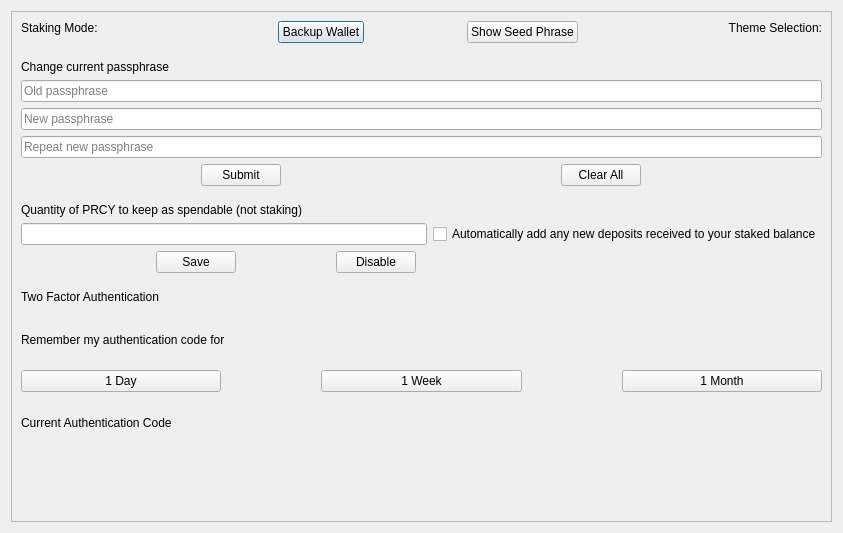
<?xml version="1.0" encoding="UTF-8"?>
<ui version="4.0">
 <class>OptionsPage</class>
 <widget class="QDialog" name="OptionsPage">
  <property name="geometry">
   <rect>
    <x>0</x>
    <y>0</y>
    <width>843</width>
    <height>533</height>
   </rect>
  </property>
  <property name="sizePolicy">
   <sizepolicy hsizetype="Preferred" vsizetype="Preferred">
    <horstretch>0</horstretch>
    <verstretch>0</verstretch>
   </sizepolicy>
  </property>
  <property name="acceptDrops">
   <bool>false</bool>
  </property>
  <property name="sizeGripEnabled">
   <bool>false</bool>
  </property>
  <layout class="QVBoxLayout" name="verticalLayout_2">
   <item>
    <widget class="QScrollArea" name="scrollArea">
     <property name="widgetResizable">
      <bool>true</bool>
     </property>
     <widget class="QWidget" name="scrollAreaWidgetContents">
      <property name="geometry">
       <rect>
        <x>0</x>
        <y>0</y>
        <width>823</width>
        <height>513</height>
       </rect>
      </property>
      <layout class="QVBoxLayout" name="verticalLayout">
       <item>
        <layout class="QHBoxLayout" name="hlLayout_9">
         <item>
          <layout class="QVBoxLayout" name="stakingLayout">
           <property name="leftMargin">
            <number>0</number>
           </property>
           <item alignment="Qt::AlignLeft">
            <widget class="QLabel" name="labelStaking">
             <property name="sizePolicy">
              <sizepolicy hsizetype="Preferred" vsizetype="Maximum">
               <horstretch>0</horstretch>
               <verstretch>0</verstretch>
              </sizepolicy>
             </property>
             <property name="text">
              <string>Staking Mode:</string>
             </property>
            </widget>
           </item>
           <item alignment="Qt::AlignLeft">
            <widget class="ToggleButton" name="toggleStaking" native="true">
             <property name="sizePolicy">
              <sizepolicy hsizetype="Preferred" vsizetype="Maximum">
               <horstretch>0</horstretch>
               <verstretch>0</verstretch>
              </sizepolicy>
             </property>
             <property name="toolTip">
              <string>Turn staking on or off</string>
             </property>
             <property name="layoutDirection">
              <enum>Qt::LeftToRight</enum>
             </property>
             <property name="OptionA">
              <string>On</string>
             </property>
             <property name="OptionB">
              <string>Off</string>
             </property>
             <property name="fixedSize" stdset="0">
              <size>
               <width>100</width>
               <height>55</height>
              </size>
             </property>
            </widget>
           </item>
          </layout>
         </item>
         <item>
          <layout class="QVBoxLayout" name="backupWalletLayout">
           <item alignment="Qt::AlignHCenter">
            <widget class="QPushButton" name="pushButtonBackup">
             <property name="sizePolicy">
              <sizepolicy hsizetype="Maximum" vsizetype="Fixed">
               <horstretch>0</horstretch>
               <verstretch>0</verstretch>
              </sizepolicy>
             </property>
             <property name="layoutDirection">
              <enum>Qt::RightToLeft</enum>
             </property>
             <property name="text">
              <string>Backup Wallet</string>
             </property>
            </widget>
           </item>
          </layout>
         </item>
         <item>
          <layout class="QVBoxLayout" name="shwoPhraseLayout">
           <item alignment="Qt::AlignHCenter">
            <widget class="QPushButton" name="pushButtonRecovery">
             <property name="enabled">
              <bool>true</bool>
             </property>
             <property name="sizePolicy">
              <sizepolicy hsizetype="Maximum" vsizetype="Fixed">
               <horstretch>0</horstretch>
               <verstretch>0</verstretch>
              </sizepolicy>
             </property>
             <property name="text">
              <string>Show Seed Phrase</string>
             </property>
            </widget>
           </item>
          </layout>
         </item>
         <item>
          <layout class="QVBoxLayout" name="themeLayout">
           <property name="leftMargin">
            <number>0</number>
           </property>
           <item alignment="Qt::AlignRight">
            <widget class="QLabel" name="labelTheme">
             <property name="sizePolicy">
              <sizepolicy hsizetype="Preferred" vsizetype="Maximum">
               <horstretch>0</horstretch>
               <verstretch>0</verstretch>
              </sizepolicy>
             </property>
             <property name="text">
              <string>Theme Selection:</string>
             </property>
             <property name="alignment">
              <set>Qt::AlignRight|Qt::AlignTrailing|Qt::AlignVCenter</set>
             </property>
            </widget>
           </item>
           <item alignment="Qt::AlignRight">
            <widget class="ToggleButton" name="toggleTheme" native="true">
             <property name="sizePolicy">
              <sizepolicy hsizetype="Preferred" vsizetype="Maximum">
               <horstretch>0</horstretch>
               <verstretch>0</verstretch>
              </sizepolicy>
             </property>
             <property name="toolTip">
              <string>Switch between Dark and Light theme</string>
             </property>
             <property name="layoutDirection">
              <enum>Qt::LeftToRight</enum>
             </property>
             <property name="OptionA">
              <string>Dark</string>
             </property>
             <property name="OptionB">
              <string>Light</string>
             </property>
             <property name="fixedSize" stdset="0">
              <size>
               <width>100</width>
               <height>55</height>
              </size>
             </property>
            </widget>
           </item>
          </layout>
         </item>
        </layout>
       </item>
       <item>
        <widget class="QLabel" name="line_1">
         <property name="minimumSize">
          <size>
           <width>0</width>
           <height>0</height>
          </size>
         </property>
         <property name="maximumSize">
          <size>
           <width>16777215</width>
           <height>5</height>
          </size>
         </property>
         <property name="text">
          <string/>
         </property>
        </widget>
       </item>
       <item>
        <layout class="QVBoxLayout" name="changePassphraseLayout">
         <item>
          <widget class="QLabel" name="labelPassword">
           <property name="sizePolicy">
            <sizepolicy hsizetype="Preferred" vsizetype="Maximum">
             <horstretch>0</horstretch>
             <verstretch>0</verstretch>
            </sizepolicy>
           </property>
           <property name="text">
            <string>Change current passphrase</string>
           </property>
          </widget>
         </item>
         <item>
          <widget class="QLineEdit" name="lineEditOldPass">
           <property name="echoMode">
            <enum>QLineEdit::Password</enum>
           </property>
           <property name="placeholderText">
            <string>Old passphrase</string>
           </property>
          </widget>
         </item>
         <item>
          <widget class="QLineEdit" name="lineEditNewPass">
           <property name="echoMode">
            <enum>QLineEdit::Password</enum>
           </property>
           <property name="placeholderText">
            <string>New passphrase</string>
           </property>
          </widget>
         </item>
         <item>
          <widget class="QLineEdit" name="lineEditNewPassRepeat">
           <property name="echoMode">
            <enum>QLineEdit::Password</enum>
           </property>
           <property name="placeholderText">
            <string>Repeat new passphrase</string>
           </property>
          </widget>
         </item>
         <item>
          <layout class="QHBoxLayout" name="horizontalLayout_5">
           <property name="spacing">
            <number>100</number>
           </property>
           <property name="leftMargin">
            <number>0</number>
           </property>
           <item>
            <widget class="QPushButton" name="pushButtonPassword">
             <property name="sizePolicy">
              <sizepolicy hsizetype="Maximum" vsizetype="Maximum">
               <horstretch>0</horstretch>
               <verstretch>0</verstretch>
              </sizepolicy>
             </property>
             <property name="text">
              <string>Submit</string>
             </property>
            </widget>
           </item>
           <item>
            <widget class="QPushButton" name="pushButtonPasswordClear">
             <property name="sizePolicy">
              <sizepolicy hsizetype="Maximum" vsizetype="Maximum">
               <horstretch>0</horstretch>
               <verstretch>0</verstretch>
              </sizepolicy>
             </property>
             <property name="text">
              <string>Clear All</string>
             </property>
            </widget>
           </item>
          </layout>
         </item>
        </layout>
       </item>
       <item>
        <widget class="QLabel" name="line_2">
         <property name="minimumSize">
          <size>
           <width>0</width>
           <height>0</height>
          </size>
         </property>
         <property name="maximumSize">
          <size>
           <width>16777215</width>
           <height>5</height>
          </size>
         </property>
         <property name="frameShape">
          <enum>QFrame::NoFrame</enum>
         </property>
         <property name="text">
          <string/>
         </property>
        </widget>
       </item>
       <item>
        <layout class="QVBoxLayout" name="reserveLayout">
         <property name="sizeConstraint">
          <enum>QLayout::SetDefaultConstraint</enum>
         </property>
         <item>
          <widget class="QLabel" name="label_2">
           <property name="sizePolicy">
            <sizepolicy hsizetype="Preferred" vsizetype="Maximum">
             <horstretch>0</horstretch>
             <verstretch>0</verstretch>
            </sizepolicy>
           </property>
           <property name="text">
            <string>Quantity of PRCY to keep as spendable (not staking)</string>
           </property>
          </widget>
         </item>
         <item>
          <layout class="QHBoxLayout" name="horizontalLayout_6">
           <item>
            <widget class="QLineEdit" name="lineEditWithhold"/>
           </item>
           <item>
            <widget class="QCheckBox" name="addNewFunds">
             <property name="toolTip">
              <string>Enabling this will incur a minimum 1 PRCY fee each time you receive a new deposit that needs to be consolidated for staking.</string>
             </property>
             <property name="text">
              <string>Automatically add any new deposits received to your staked balance</string>
             </property>
            </widget>
           </item>
          </layout>
         </item>
         <item>
          <layout class="QHBoxLayout" name="horizontalLayout_4">
           <property name="spacing">
            <number>100</number>
           </property>
           <property name="leftMargin">
            <number>0</number>
           </property>
           <item>
            <spacer name="horizontalSpacer_3">
             <property name="orientation">
              <enum>Qt::Horizontal</enum>
             </property>
             <property name="sizeHint" stdset="0">
              <size>
               <width>40</width>
               <height>20</height>
              </size>
             </property>
            </spacer>
           </item>
           <item>
            <widget class="QPushButton" name="pushButtonSave">
             <property name="enabled">
              <bool>true</bool>
             </property>
             <property name="sizePolicy">
              <sizepolicy hsizetype="Maximum" vsizetype="Maximum">
               <horstretch>0</horstretch>
               <verstretch>0</verstretch>
              </sizepolicy>
             </property>
             <property name="text">
              <string>Save</string>
             </property>
            </widget>
           </item>
           <item>
            <widget class="QPushButton" name="pushButtonDisable">
             <property name="text">
              <string>Disable</string>
             </property>
            </widget>
           </item>
           <item>
            <spacer name="horizontalSpacer_4">
             <property name="orientation">
              <enum>Qt::Horizontal</enum>
             </property>
             <property name="sizeHint" stdset="0">
              <size>
               <width>40</width>
               <height>20</height>
              </size>
             </property>
            </spacer>
           </item>
           <item>
            <spacer name="horizontalSpacer">
             <property name="orientation">
              <enum>Qt::Horizontal</enum>
             </property>
             <property name="sizeHint" stdset="0">
              <size>
               <width>40</width>
               <height>20</height>
              </size>
             </property>
            </spacer>
           </item>
           <item>
            <spacer name="horizontalSpacer_2">
             <property name="orientation">
              <enum>Qt::Horizontal</enum>
             </property>
             <property name="sizeHint" stdset="0">
              <size>
               <width>40</width>
               <height>20</height>
              </size>
             </property>
            </spacer>
           </item>
          </layout>
         </item>
        </layout>
       </item>
       <item>
        <widget class="QLabel" name="line_3">
         <property name="enabled">
          <bool>true</bool>
         </property>
         <property name="minimumSize">
          <size>
           <width>0</width>
           <height>0</height>
          </size>
         </property>
         <property name="maximumSize">
          <size>
           <width>16777215</width>
           <height>5</height>
          </size>
         </property>
         <property name="font">
          <font>
           <pointsize>11</pointsize>
          </font>
         </property>
         <property name="frameShape">
          <enum>QFrame::NoFrame</enum>
         </property>
         <property name="text">
          <string/>
         </property>
        </widget>
       </item>
       <item>
        <layout class="QVBoxLayout" name="twoFALayout">
         <item>
          <widget class="QLabel" name="label">
           <property name="enabled">
            <bool>true</bool>
           </property>
           <property name="sizePolicy">
            <sizepolicy hsizetype="Maximum" vsizetype="Maximum">
             <horstretch>0</horstretch>
             <verstretch>0</verstretch>
            </sizepolicy>
           </property>
           <property name="text">
            <string>Two Factor Authentication</string>
           </property>
          </widget>
         </item>
         <item>
          <widget class="ToggleButton" name="toggle2FA" native="true">
           <property name="sizePolicy">
            <sizepolicy hsizetype="Preferred" vsizetype="Maximum">
             <horstretch>0</horstretch>
             <verstretch>0</verstretch>
            </sizepolicy>
           </property>
           <property name="OptionA">
            <string>On</string>
           </property>
           <property name="OptionB">
            <string>Off</string>
           </property>
           <property name="fixedSize" stdset="0">
            <size>
             <width>100</width>
             <height>55</height>
            </size>
           </property>
          </widget>
         </item>
         <item>
          <widget class="QLabel" name="label_3">
           <property name="text">
            <string>Remember my authentication code for</string>
           </property>
          </widget>
         </item>
         <item>
          <layout class="QHBoxLayout" name="horizontalLayout">
           <property name="spacing">
            <number>100</number>
           </property>
           <property name="leftMargin">
            <number>0</number>
           </property>
           <item>
            <widget class="QPushButton" name="btn_day">
             <property name="text">
              <string>1 Day</string>
             </property>
            </widget>
           </item>
           <item>
            <widget class="QPushButton" name="btn_week">
             <property name="text">
              <string>1 Week</string>
             </property>
            </widget>
           </item>
           <item>
            <widget class="QPushButton" name="btn_month">
             <property name="text">
              <string>1 Month</string>
             </property>
            </widget>
           </item>
          </layout>
         </item>
         <item>
          <widget class="QLabel" name="lblAuthCode">
           <property name="text">
            <string>Current Authentication Code</string>
           </property>
          </widget>
         </item>
         <item>
          <layout class="QHBoxLayout" name="horizontalLayout_2" stretch="1,1,1,1,1,1">
           <item>
            <widget class="QLabel" name="code_1">
             <property name="text">
              <string/>
             </property>
             <property name="alignment">
              <set>Qt::AlignCenter</set>
             </property>
            </widget>
           </item>
           <item>
            <widget class="QLabel" name="code_2">
             <property name="text">
              <string/>
             </property>
             <property name="alignment">
              <set>Qt::AlignCenter</set>
             </property>
            </widget>
           </item>
           <item>
            <widget class="QLabel" name="code_3">
             <property name="text">
              <string/>
             </property>
             <property name="alignment">
              <set>Qt::AlignCenter</set>
             </property>
            </widget>
           </item>
           <item>
            <widget class="QLabel" name="code_4">
             <property name="text">
              <string/>
             </property>
             <property name="alignment">
              <set>Qt::AlignCenter</set>
             </property>
            </widget>
           </item>
           <item>
            <widget class="QLabel" name="code_5">
             <property name="text">
              <string/>
             </property>
             <property name="alignment">
              <set>Qt::AlignCenter</set>
             </property>
            </widget>
           </item>
           <item>
            <widget class="QLabel" name="code_6">
             <property name="text">
              <string/>
             </property>
             <property name="alignment">
              <set>Qt::AlignCenter</set>
             </property>
            </widget>
           </item>
          </layout>
         </item>
        </layout>
       </item>
	          <item>
        <widget class="QLabel" name="line_4">
         <property name="enabled">
          <bool>true</bool>
         </property>
         <property name="maximumSize">
          <size>
           <width>16777215</width>
           <height>5</height>
          </size>
         </property>
         <property name="frameShape">
          <enum>QFrame::NoFrame</enum>
         </property>
         <property name="text">
          <string/>
         </property>
        </widget>
       </item>
      </layout>
     </widget>
    </widget>
   </item>
  </layout>
 </widget>
 <customwidgets>
  <customwidget>
   <class>ToggleButton</class>
   <extends>QWidget</extends>
   <header>togglebutton.h</header>
  </customwidget>
 </customwidgets>
 <resources/>
 <connections/>
</ui>
